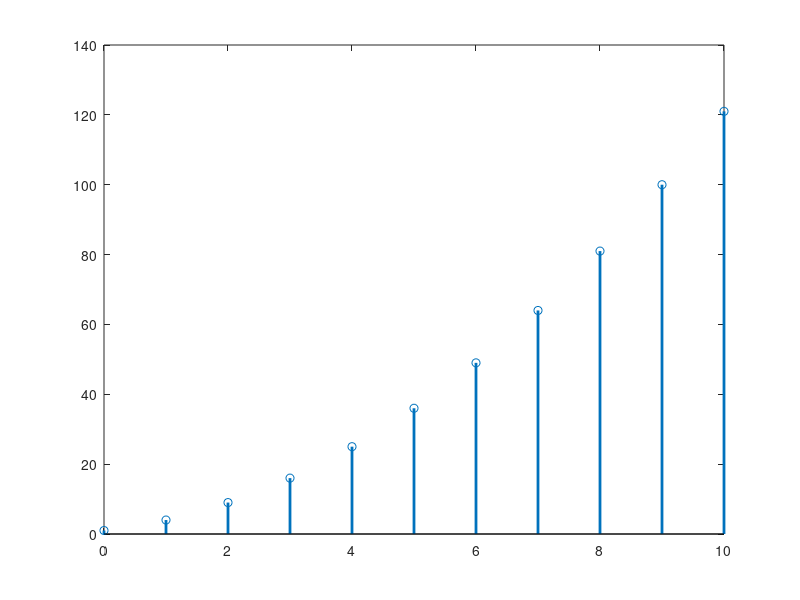

The MATLAB source for this figure:
n = 0:10;
x = (n>=0);
a = [1 -2 1];
b = [1 1 0];
init_cond = filtic(b,a,0,0);
y = filter(b,a,x,init_cond);
stem(n,y,'LineWidth',2);